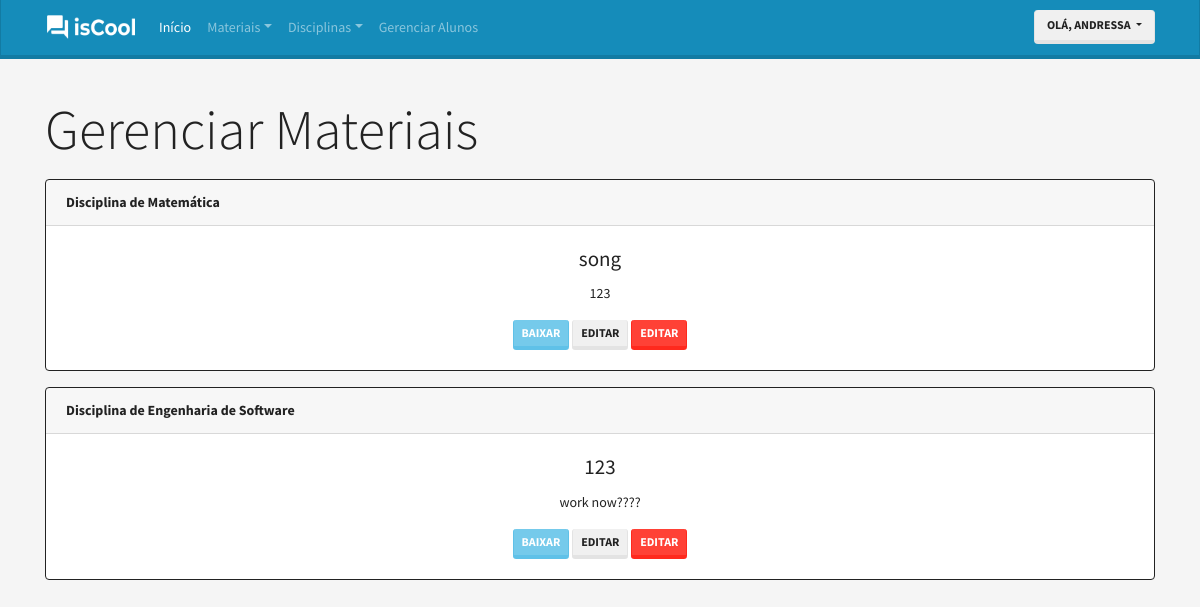
/material/listar-materiais/ (signed in), run on the app's committed database.
### accounts/models.py (models this page shows, shortened)
class User(AbstractBaseUser, PermissionsMixin):
    username = models.CharField(
        'Apelido / Usuário', max_length=30, unique=True, validators=[
            validators.RegexValidator(
                re.compile('^[\w.@+-]+$'),
                'Informe um nome de Usuário Válido. '
                'Este valor deve conter apenas letras e números.'
                'e os caracteres: @/./+/-/_.'
                , 'invalid'
            )
        ], help_text='Um nome curto que será usado para identificá-lo de forma única na plataforma'
    )
    name = models.CharField('Nome', max_length=100, blank=True)
    email = models.EmailField('E-mail')
    is_staff = models.BooleanField('Equipe', default=False)
    is_active = models.BooleanField('Ativo', default=True)
    date_joined = models.DateTimeField('Data de Entrada', auto_now_add=True)
    is_student = models.BooleanField('Aluno', default=False)
    is_moderator = models.BooleanField('Moderador', default=False)
    is_teacher = models.BooleanField('Professor', default=False)
    avatar = models.ImageField('Avatar', upload_to='avatars', blank='true', default='avatars/user.png')
    USERNAME_FIELD = 'username'
    REQUIRED_FIELDS = ['email']
    objects = UserManager()
    class Meta:
        verbose_name = 'Usuário'
        verbose_name_plural = 'Usuários'
    def __str__(self):
        return self.name or self.username
    def get_short_name(self):
        return str(self).split(" ")[0]

### material/models.py (models this page shows)
class Material(models.Model):
    discipline = models.ForeignKey('discipline.Discipline', verbose_name='Disciplina', on_delete=models.PROTECT)
    name = models.CharField('Nome', max_length=50)
    description = models.TextField('Descição', blank=True)
    file = models.FileField('Material', upload_to='materials')
    shared_by = models.ForeignKey('accounts.User', verbose_name='Compartilhado por', on_delete=models.PROTECT)
    class Meta:
        verbose_name = 'Material'
        verbose_name_plural = 'Materiais'

### discipline/models.py (models this page shows)
class Discipline(models.Model):
    teacher = models.ForeignKey('accounts.User', verbose_name='Professor(a)', on_delete=models.CASCADE)
    name = models.CharField('Nome', max_length=25)
    description = models.TextField('Descição')
    class Meta:
        verbose_name = 'Disciplina'
        verbose_name_plural = 'Disciplinas'
    def __str__(self):
        return self.name

### material/views.py (the view)
# urls.py: path('listar-materiais/', views.listMaterial, name='listMaterial'),
def listMaterial(request):
    context = {
        'materials': Material.objects.all(),
        'registers': RegisterStudent.objects.all(),
    }
    return render(request, 'material/list-material.html', context)

### material/templates/material/list-material.html (shortened to what this page needs)
{% extends "base.html" %}
{% load widget_tweaks %}
{% load thumbnail %}
{% block container %}
<div class="container margin-top">
  <p class="display-4">
    {% if user.is_teacher %}
      Gerenciar Materiais
      {% else %}
      Materiais Compartilhados
    {% endif %}
  </p>
{% for material in materials %}
  {% if material.shared_by == user %}
    <div class="card border-dark mb-3" >
      <div class="card-header">
        <strong>Disciplina de {{material.discipline}}</strong>
      </div>
        <div class="card-body text-dark text-center">
          <h4 class="card-title">{{material.name}}</h4>
          <p class="card-text">{{material.description}}</p>
          <a href="{{material.file.url}}" class="btn btn-info btn-sm" download>Baixar</a>
          <a href="{% url 'material:editMaterial' material.id %}" class="btn btn-secondary btn-sm">Editar</a>
          <a href="{% url 'material:deleteMaterial' material.id %}" class="btn btn-danger btn-sm">Editar</a>
        </div>
      </div>
  {% endif %}
{% endfor %}
</div>
{% endblock %}

### core/templates/base.html (shortened to what this page needs)
<!doctype html>
{% load static %}
<html lang="pt">
<head>
  <link rel="stylesheet" href="{% static 'css/bootstrap.min.css' %} ">
  <link rel="stylesheet" href="{% static 'css/extra.css' %}">
</head>
<body>
  <nav class="navbar navbar-expand-lg navbar-dark bg-primary fixed-top">
    <div class="container d-flex justify-content-between">
    <a class="navbar-brand" href="/">
      <img src="{% static "img/logo_index.png" %}" width="90" height="28" class="d-inline-block align-top" alt="">
    </a>
    <div class="collapse navbar-collapse" id="navbarColor01">
        <ul class="navbar-nav mr-auto">
          <li class="nav-item active">
            <a class="nav-link" href="/">Início <span class="sr-only">(current)</span></a>
          </li>
      {% if user.is_teacher %}
      <li class="nav-item">
        <li class="nav-item dropdown">
            <a class="nav-link dropdown-toggle" data-toggle="dropdown" href="#" role="button" aria-haspopup="true" aria-expanded="false">Materiais</a>
          </li>
          <li class="nav-item dropdown">
            <a class="nav-link dropdown-toggle" data-toggle="dropdown" href="#" role="button" aria-haspopup="true" aria-expanded="false">Disciplinas</a>
          </li>
      {% endif %}
        </li>
        <li class="nav-item">
        {% if user.is_teacher == True %}
          <li class="nav-item">
            <a class="nav-link" href="{% url 'discipline:listStudent' %}">Gerenciar Alunos</a>
          </li>
        {% endif %}
      </ul>
        <div class="nav-item dropdown">
          <button type="button" class="btn btn-secondary dropdown-toggle" data-toggle="dropdown" aria-haspopup="true" aria-expanded="false">
            olá, {{user.get_short_name}}
         </button>
        </div>
      </div>
    </div>
  </nav>
  {% block container %}
  {% endblock %}
</body>
</html>

### core/static/css/extra.css (style rules this page uses)
.margin-top { margin-top: 6rem; }
body { background-color: #f5f5f5; }

### data on the page
User: get_short_name "ANDRESSA"
Material: discipline "Matemática", name "song", description "123"
Material: discipline "Engenharia de Software", name "123", description "work now????"
